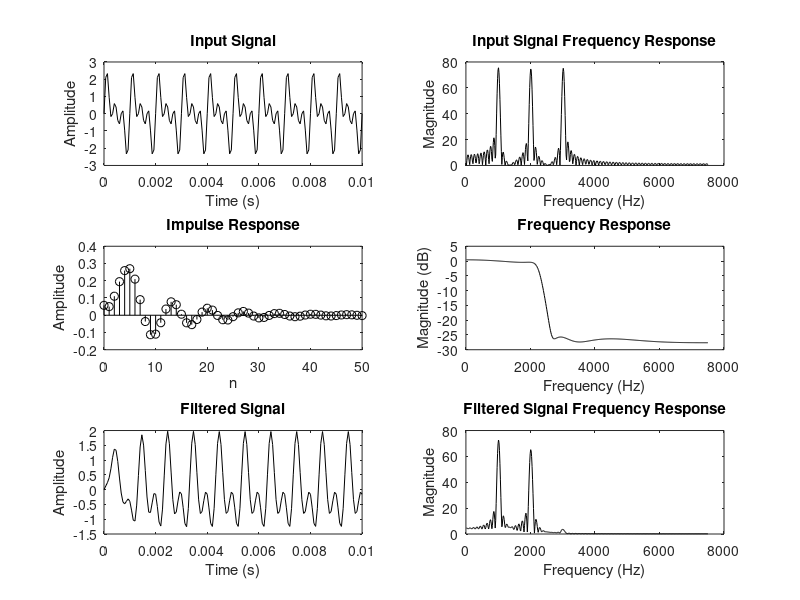

Write MATLAB code to recreate this figure. (Note: this script raises an error after producing the figure.)
clc; clear; close all;

% Signal generation
F1 = 1000; F2 = 2000; F3 = 3000;
Fsamp = 15000;
t = 0:1/Fsamp:0.01;
x = sin(2*pi*F1*t) + sin(2*pi*F2*t) + sin(2*pi*F3*t);
fft_ord = 1024;
x_fft = fft(x, fft_ord);
fr = (1:fft_ord/2) * Fsamp / fft_ord;

% Filter specs
Fp = 2200; 
Fs = 2800; 
ap = 2.5; 
as = 45;
wp = 2 * pi * Fp;
ws = 2 * pi * Fs;

n_range = 0:50;

% Butterworth Low Pass 
[N, wn] = buttord(wp, ws, ap, as, 's');
[bs1, as1] = butter(N, wn, "low", 's');
[bz1, az1] = impinvar(bs1, as1, Fsamp);

h = impz(bz1, az1, length(n_range));
h_freq = freqz(bz1, az1, fft_ord/2);
y = filter(bz1, az1, x);
y_fft = fft(y, fft_ord);

% Chebyshev Type II Low Pass
[N2, wn2] = cheb2ord(wp, ws, ap, as, "s");
[bs3, as3] = cheby2(N2, as, wn2, "low", "s");
[bz3, az3] = impinvar(bs3, as3, Fsamp);

h2 = impz(bz3, az3, length(n_range));
h_freq2 = freqz(bz3, az3, fft_ord/2);
y2 = filter(bz3, az3, x);
y_fft2 = fft(y2, fft_ord);

figure;
subplot(3,2,1); plot(t, x, 'k'); title('Input Signal'); xlabel('Time (s)'); ylabel('Amplitude');
subplot(3,2,2); plot(fr, abs(x_fft(1:fft_ord/2)), 'k'); title('Input Signal Frequency Response'); xlabel('Frequency (Hz)'); ylabel('Magnitude');
subplot(3,2,3); stem(n_range, h2, 'k'); title('Impulse Response'); xlabel('n'); ylabel('Amplitude');
subplot(3,2,4); plot(fr, 20*log10(abs(h_freq2)), 'k'); title('Frequency Response'); xlabel('Frequency (Hz)'); ylabel('Magnitude (dB)');
subplot(3,2,5); plot(t, y2, 'k'); title('Filtered Signal'); xlabel('Time (s)'); ylabel('Amplitude');
subplot(3,2,6); plot(fr, abs(y_fft2(1:fft_ord/2)), 'k'); title('Filtered Signal Frequency Response'); xlabel('Frequency (Hz)'); ylabel('Magnitude');
sgtitle('CHEBYSHEV TYPE 2 LOW PASS FILTER (IMPULSE INVARIANT METHOD)');
saveas(gcf, 'chebyshev2_lowpass.png');
